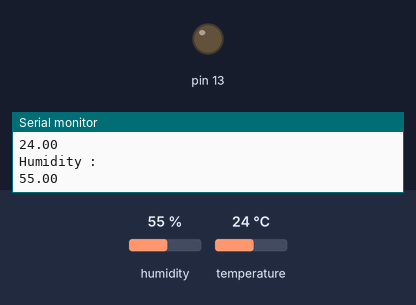
Bench run of a sketch on a simulated Arduino Uno, built with avr-gcc and run on an emulated ATmega328P. Shown: output pins drawn as LEDs (lit = HIGH), the last lines printed to the serial monitor. The test bench sets the inputs (shaded band); at power-on: humidity 55 %, temperature 24 °C.

Above: at 2.8 s.
2.9 s: humidity set to 79 %
6.2 s: humidity set to 82 %
At 9.5 s:
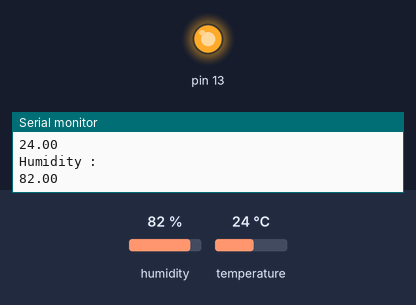
10.6 s: humidity set to 22 %
At 14.3 s:
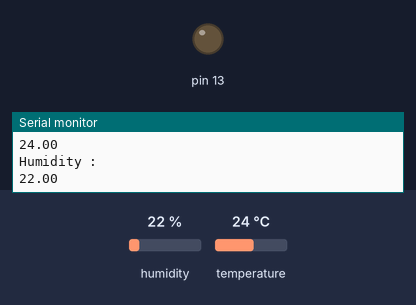
14.6 s: humidity set to 88 %
At 18.3 s:
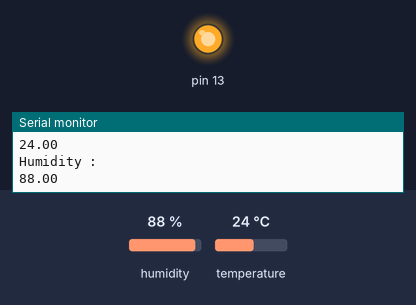
Timing chart, 0 to 19.7 s (numbered marks = the images above; inputs shaded):
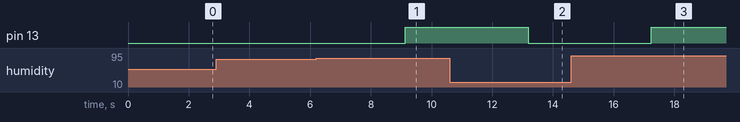

Measured:
- the behaviour switches between 80 and 81 % on humidity (found by bisection; images 0 and 1)
- after the input at 6.2 s, pin 13: LOW → HIGH after 2.9 s
- after the input at 10.6 s, pin 13: HIGH → LOW after 2.6 s
- after the input at 14.6 s, pin 13: LOW → HIGH after 2.6 s

The sketch:

dhhhhht.ino
```cpp
#include <DHT.h>

#define DHTPIN 3                            //Pin D1
#define DHTTYPE DHT11

DHT dht(DHTPIN, DHTTYPE);

void setup()
{
  Serial.begin(115200);
  dht.begin();
  pinMode(13,OUTPUT);
}

void loop()
{
  Serial.println("Collecting temperature data.");
  float h = dht.readHumidity();                       // Reading humidity

  float t = dht.readTemperature();                    // Read temperature as Celsius

  if (isnan(h) || isnan(t))                           // Check if any reads failed and exit early (to try again).
  {
    Serial.println("Failed to read from DHT sensor!");
    return;
  }

  Serial.println("Temperature :");
  Serial.println(t);

  Serial.println("Humidity :");
  Serial.println(h);
  delay(1000);
  if(h>80)
  {
  digitalWrite(13,HIGH);
  }
  else
  {
    digitalWrite(13,LOW);
  }
}
```
